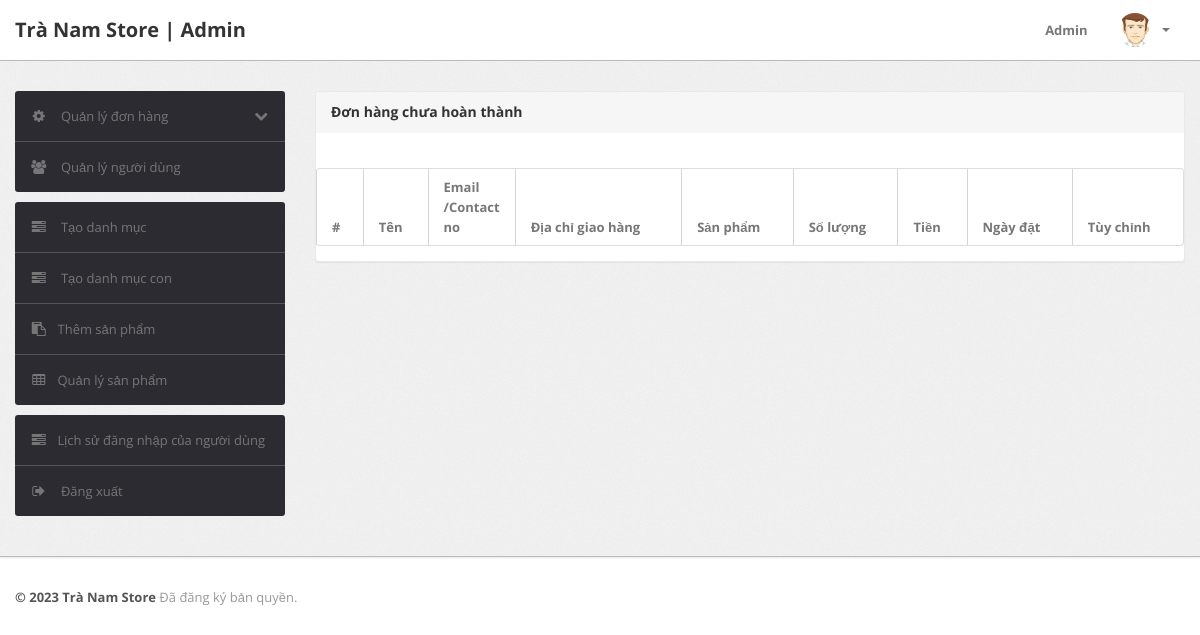
The app's page /admin/pending-orders.php (signed in), older data.
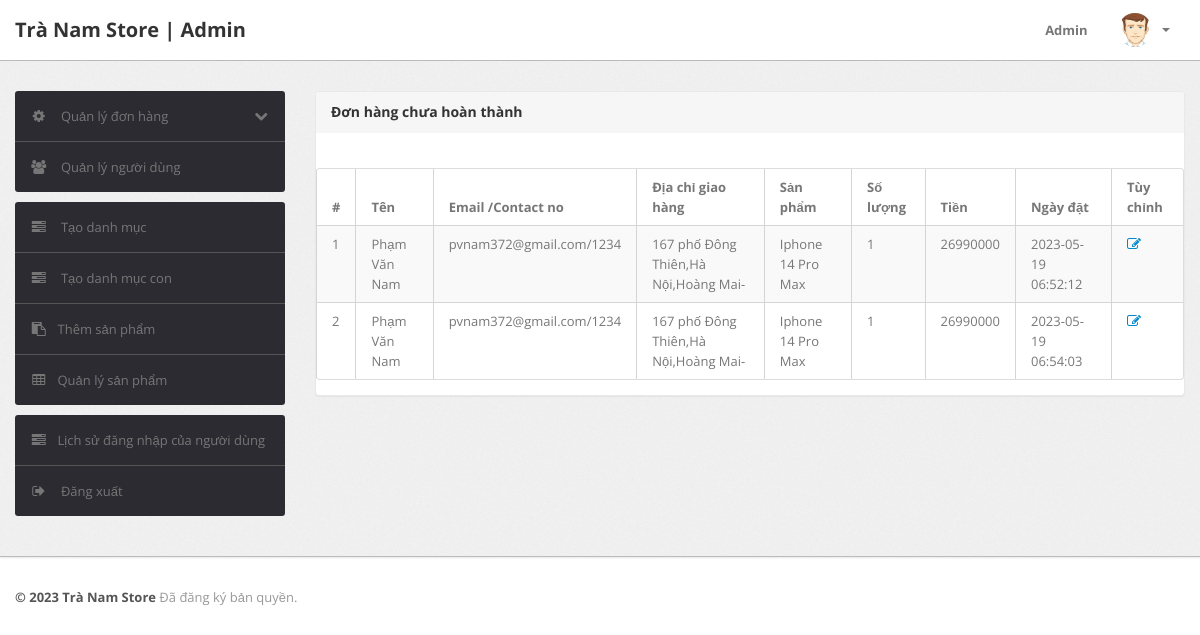
The same page, newer data.
### tables this page shows
CREATE TABLE `orders` (
  `id` int(11) NOT NULL,
  `userId` int(11) DEFAULT NULL,
  `productId` varchar(255) DEFAULT NULL,
  `quantity` int(11) DEFAULT NULL,
  `orderDate` timestamp NOT NULL DEFAULT current_timestamp(),
  `paymentMethod` varchar(50) DEFAULT NULL,
  `orderStatus` varchar(55) DEFAULT NULL
);

CREATE TABLE `users` (
  `id` int(11) NOT NULL,
  `name` varchar(255) DEFAULT NULL,
  `email` varchar(255) DEFAULT NULL,
  `contactno` bigint(11) DEFAULT NULL,
  `password` varchar(255) DEFAULT NULL,
  `shippingAddress` longtext DEFAULT NULL,
  `shippingState` varchar(255) DEFAULT NULL,
  `shippingCity` varchar(255) DEFAULT NULL,
  `shippingPincode` int(11) DEFAULT NULL,
  `billingAddress` longtext DEFAULT NULL,
  `billingState` varchar(255) DEFAULT NULL,
  `billingCity` varchar(255) DEFAULT NULL,
  `billingPincode` int(11) DEFAULT NULL,
  `regDate` timestamp NOT NULL DEFAULT current_timestamp(),
  `updationDate` varchar(255) DEFAULT NULL
);

CREATE TABLE `subcategory` (
  `id` int(11) NOT NULL,
  `categoryid` int(11) DEFAULT NULL,
  `subcategory` varchar(255) DEFAULT NULL,
  `creationDate` timestamp NULL DEFAULT current_timestamp(),
  `updationDate` varchar(255) DEFAULT NULL
);

CREATE TABLE `products` (
  `id` int(11) NOT NULL,
  `category` int(11) NOT NULL,
  `subcategory` int(11) DEFAULT NULL,
  `productcapacity` varchar(5) DEFAULT NULL,
  `productColor` varchar(255) DEFAULT NULL,
  `productPrice` int(11) DEFAULT NULL,
  `productPriceBeforeDiscount` int(11) DEFAULT NULL,
  `productAmount` int(5) DEFAULT NULL,
  `productDescription` longtext DEFAULT NULL,
  `productImage1` varchar(255) DEFAULT NULL,
  `productImage2` varchar(255) DEFAULT NULL,
  `productImage3` varchar(255) DEFAULT NULL,
  `shippingCharge` int(11) DEFAULT NULL,
  `productAvailability` varchar(255) DEFAULT NULL,
  `postingDate` timestamp NULL DEFAULT current_timestamp(),
  `updationDate` varchar(255) DEFAULT NULL
);

### admin/pending-orders.php (the view, shortened to what this page needs)
<?php
include('include/config.php');
if (strlen($_SESSION['alogin']) == 0) {
	header('location:index.php');
} else {
?>
	<!DOCTYPE html>
	<html lang="en">
	<head>
		<link type="text/css" href="bootstrap/css/bootstrap.min.css" rel="stylesheet">
		<link type="text/css" href="bootstrap/css/bootstrap-responsive.min.css" rel="stylesheet">
		<link type="text/css" href="css/theme.css" rel="stylesheet">
		<link type="text/css" href="images/icons/css/font-awesome.css" rel="stylesheet">
	</head>
	<body>
		<?php include('include/header.php'); ?>
		<div class="wrapper">
			<div class="container">
				<div class="row">
					<?php include('include/sidebar.php'); ?>
					<div class="span9">
						<div class="content">
							<div class="module">
								<div class="module-head">
									<h3>Đơn hàng chưa hoàn thành</h3>
								</div>
								<div class="module-body table">
									<br />
									<table cellpadding="0" cellspacing="0" border="0" class="datatable-1 table table-bordered table-striped	 display table-responsive">
										<thead>
											<tr>
												<th>#</th>
												<th> Tên</th>
												<th width="50">Email /Contact no</th>
												<th>Địa chỉ giao hàng</th>
												<th>Sản phẩm</th>
												<th>Số lượng</th>
												<th>Tiền </th>
												<th>Ngày đặt</th>
												<th>Tùy chỉnh</th>
											</tr>
										</thead>
										<tbody>
											<?php
											$status = 'Delivered';
											$query = mysqli_query($con, "select users.name as username,users.email as useremail,users.contactno as usercontact,users.shippingAddress as shippingaddress,users.shippingCity as shippingcity,users.shippingState as shippingstate,users.shippingPincode as shippingpincode,subcategory.subcategory as productname,products.shippingCharge as shippingcharge,orders.quantity as quantity,orders.orderDate as orderdate,products.productPrice as productprice,orders.id as id  from orders join users on  orders.userId=users.id join products on products.id=orders.productId join subcategory on subcategory.id=products.subcategory where orders.	orderStatus!='$status' or orders.orderStatus is null");
											$cnt = 1;
											while ($row = mysqli_fetch_array($query)) {
											?>
												<tr>
													<td><?php echo htmlentities($cnt); ?></td>
													<td><?php echo htmlentities($row['username']); ?></td>
													<td><?php echo htmlentities($row['useremail']); ?>/<?php echo htmlentities($row['usercontact']); ?></td>
													<td><?php echo htmlentities($row['shippingaddress'] . "," . $row['shippingcity'] . "," . $row['shippingstate'] . "-" . $row['shippingpincode']); ?></td>
													<td><?php echo htmlentities($row['productname']); ?></td>
													<td><?php echo htmlentities($row['quantity']); ?></td>
													<td><?php echo htmlentities($row['quantity'] * $row['productprice'] + $row['shippingcharge']); ?></td>
													<td><?php echo htmlentities($row['orderdate']); ?></td>
													<td> <a href="updateorder.php?oid=<?php echo htmlentities($row['id']); ?>" title="Update order" target="_blank"><i class="icon-edit"></i></a>
													</td>
												</tr>
											<?php $cnt = $cnt + 1;
											} ?>
										</tbody>
									</table>
								</div>
							</div>
						</div>
					</div>
				</div>
			</div>
		</div>
		<?php include('include/footer.php'); ?>
	</body>
<?php } ?>

### admin/include/header.php (shortened to what this page needs)
<div class="navbar navbar-fixed-top">
		<div class="navbar-inner">
			<div class="container">
			  	<a class="brand" href="#">
			  		Trà Nam Store | Admin
			  	</a>
				<div class="nav-collapse collapse navbar-inverse-collapse">
					<ul class="nav pull-right">
						<li><a href="#">
							Admin
						</a></li>
						<li class="nav-user dropdown">
							<a href="#" class="dropdown-toggle" data-toggle="dropdown">
								<img src="images/user.png" class="nav-avatar" />
								<b class="caret"></b>
							</a>
						</li>
					</ul>
				</div>
			</div>
		</div>
	</div>

### admin/include/sidebar.php (shortened to what this page needs)
<div class="span3">
	<div class="sidebar">
		<ul class="widget widget-menu unstyled">
			<li>
				<a class="collapsed" data-toggle="collapse" href="#togglePages">
					<i class="menu-icon icon-cog"></i>
					<i class="icon-chevron-down pull-right"></i><i class="icon-chevron-up pull-right"></i>
					Quản lý đơn hàng
				</a>
			</li>
			<li>
				<a href="manage-users.php">
					<i class="menu-icon icon-group"></i>
					Quản lý người dùng
				</a>
			</li>
		</ul>
		<ul class="widget widget-menu unstyled">
			<li><a href="category.php"><i class="menu-icon icon-tasks"></i> Tạo danh mục </a></li>
			<li><a href="subcategory.php"><i class="menu-icon icon-tasks"></i> Tạo danh mục con </a></li>
			<li><a href="insert-product.php"><i class="menu-icon icon-paste"></i>Thêm sản phẩm </a></li>
			<li><a href="manage-products.php"><i class="menu-icon icon-table"></i>Quản lý sản phẩm </a></li>
		</ul>
		<ul class="widget widget-menu unstyled">
			<li><a href="user-logs.php"><i class="menu-icon icon-tasks"></i>Lịch sử đăng nhập của người dùng </a></li>
			<li>
				<a href="logout.php">
					<i class="menu-icon icon-signout"></i>
					Đăng xuất
				</a>
			</li>
		</ul>
	</div>
</div>

### admin/include/footer.php
<div class="footer">
	<div class="container">
		<b class="copyright">&copy; 2023 Trà Nam Store </b> Đã đăng ký bản quyền.
	</div>
</div>

### admin/css/theme.css (style rules this page uses)
body { font-size: 13px; font-family: 'Open Sans', Arial, sans-serif; background: #fff; color: #777 }
h1, h2, h3, h4, h5, h6 { color: #333; margin-top: 0 }
h3 { font-size: 20px }
strong, b { color: #555 }
.wrapper { background: url(../images/bg.png) #eee; border-bottom: 1px solid #bbb; -webkit-box-shadow: 0 1px 2px rgba(0,0,0,0.1); -moz-box-shadow: 0 1px 2px rgba(0,0,0,0.1); box-shadow: 0 1px 2px rgba(0,0,0,0.1); padding: 30px 0 }
.footer { color: #999; padding: 30px 0 60px }
body [class^="icon-"], body [class*=" icon-"] { font-size: 14px; line-height: 20px; height: 20px }
.module { background: #fff; -webkit-border-radius: 3px; -moz-border-radius: 3px; border-radius: 3px; border: 1px solid #ccc; border-bottom-color: #bbb; -webkit-box-shadow: 0 0 1px rgba(0,0,0,0.2); -moz-box-shadow: 0 0 1px rgba(0,0,0,0.2); box-shadow: 0 0 1px rgba(0,0,0,0.2); margin-bottom: 30px }
.navbar { position: static!important; margin: 0!important }
.navbar .navbar-inner { background: #fff; border-bottom: 1px solid #bbb; -webkit-box-shadow: 0 1px 2px rgba(0,0,0,0.15); -moz-box-shadow: 0 1px 2px rgba(0,0,0,0.15); box-shadow: 0 1px 2px rgba(0,0,0,0.15) }
.navbar .brand { color: #333; font-weight: bold; font-size: 20px; margin-right: 20px; padding: 20px }
.navbar .nav>li>a { padding: 20px 15px; font-weight: bold; color: #777 }
.nav-user>a { height: 20px }
.nav-avatar { width: 34px; height: 34px; margin: -7px 5px 0 0; -webkit-border-radius: 50%; -moz-border-radius: 50%; border-radius: 50% }
.table { margin-bottom: 0 }
.table th, .table td { border-color: #d5d5d5!important }
.table-bordered thead:first-child tr:first-child>th:first-child, .table-bordered tbody:first-child tr:first-child>td:first-child { -webkit-border-top-left-radius: 2px; -moz-border-radius-topleft: 2px; border-top-left-radius: 2px }
.table-bordered thead:first-child tr:first-child>th:last-child, .table-bordered tbody:first-child tr:first-child>td:last-child { -webkit-border-top-right-radius: 2px; -moz-border-radius-topright: 2px; border-top-right-radius: 2px }
.table-bordered thead:last-child tr:last-child>th:first-child, .table-bordered tbody:last-child tr:last-child>td:first-child, .table-bordered tfoot:last-child tr:last-child>td:first-child { -webkit-border-bottom-left-radius: 2px; -moz-border-radius-bottomleft: 2px; border-bottom-left-radius: 2px }
.table-bordered thead:last-child tr:last-child>th:last-child, .table-bordered tbody:last-child tr:last-child>td:last-child, .table-bordered tfoot:last-child tr:last-child>td:last-child { -webkit-border-bottom-right-radius: 2px; -moz-border-radius-bottomright: 2px; border-bottom-right-radius: 2px }
.widget-menu { background: #fff; -webkit-border-radius: 3px; -moz-border-radius: 3px; border-radius: 3px; overflow: hidden }
.widget-menu a { color: #555; display: block; line-height: 20px; padding: 15px; text-decoration: none!important }
.widget-menu .menu-icon { margin-right: 10px; color: #767676; -webkit-transition: all .2s ease-in-out; -moz-transition: all .2s ease-in-out; transition: all .2s ease-in-out; }
.widget-menu>li+li { border-top: 1px solid #555 }
.widget-menu>li>a { background-color: #2d2b32; color: #767676; -webkit-transition: all .2s ease-in-out; -moz-transition: all .2s ease-in-out; transition: all .2s ease-in-out; }
.widget-menu>li>a .icon-chevron-down { display: none }
.widget-menu>li>a.collapsed .icon-chevron-down { display: block }
.module { box-shadow: 0 0 3px rgba(0,0,0,.1); border-color: #e9e9e9; margin-bottom: 20px; background-color: #fff; border-radius: 4px; -webkit-box-shadow: 0 1px 1px rgba(0,0,0,.05); box-shadow: 0 1px 1px rgba(0,0,0,.05); }
.module-head { color: #767676; background-color: #f6f6f6; border-color: #e9e9e9; padding: 10px 15px; border-bottom: 1px solid transparent; border-top-right-radius: 3px; border-top-left-radius: 3px; }
.module-head h3 { font-size: 14px; line-height: 20px; height: 20px; margin: 0 }
.module-body { padding: 15px }
.module-body.table { padding: 15px 0 }
.module-body.table .table th, .module-body.table .table td { padding-left: 15px; padding-right: 15px }

Row changes from the older to the newer data that the page shows:
added orders: userId.name "Phạm Văn Nam", userId.email "pvnam372@gmail.com", userId.contactno "1234", userId.shippingPincode "167 phố Đông Thiên,Hà Nội,Hoàng Mai-", subcategory.subcategory "Iphone 14 Pro Max", quantity "1", productId.productPrice "26990000", orderDate "2023-05-19 06:52:12"
added orders: userId.name "Phạm Văn Nam", userId.email "pvnam372@gmail.com", userId.contactno "1234", userId.shippingPincode "167 phố Đông Thiên,Hà Nội,Hoàng Mai-", subcategory.subcategory "Iphone 14 Pro Max", quantity "1", productId.productPrice "26990000", orderDate "2023-05-19 06:54:03"
